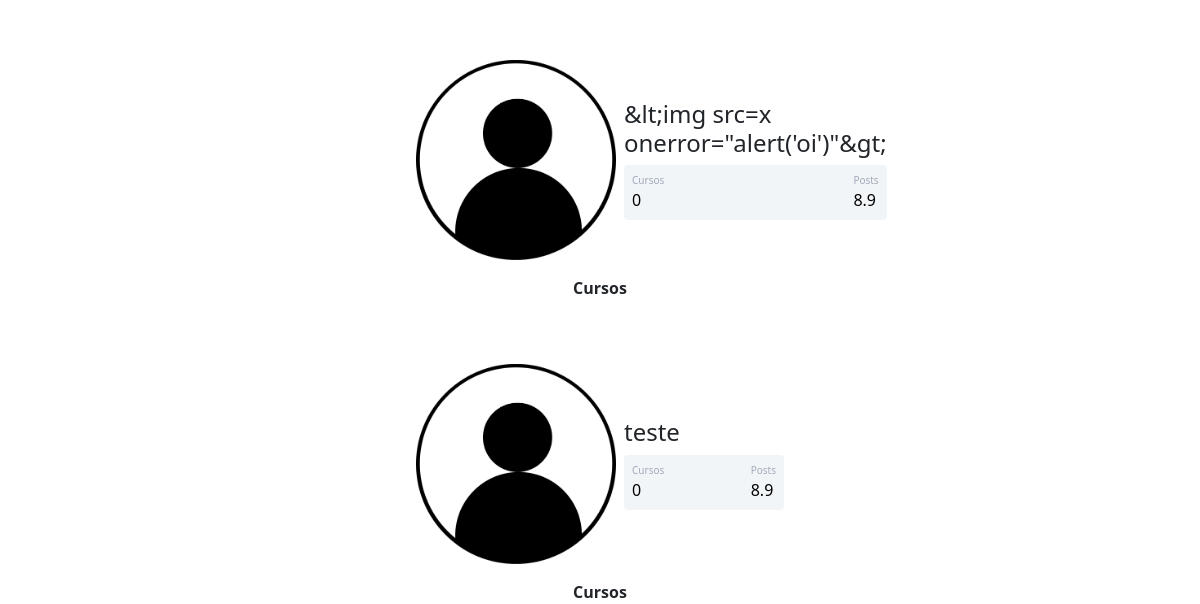
Before: /clientes (lower part) with the older database file.
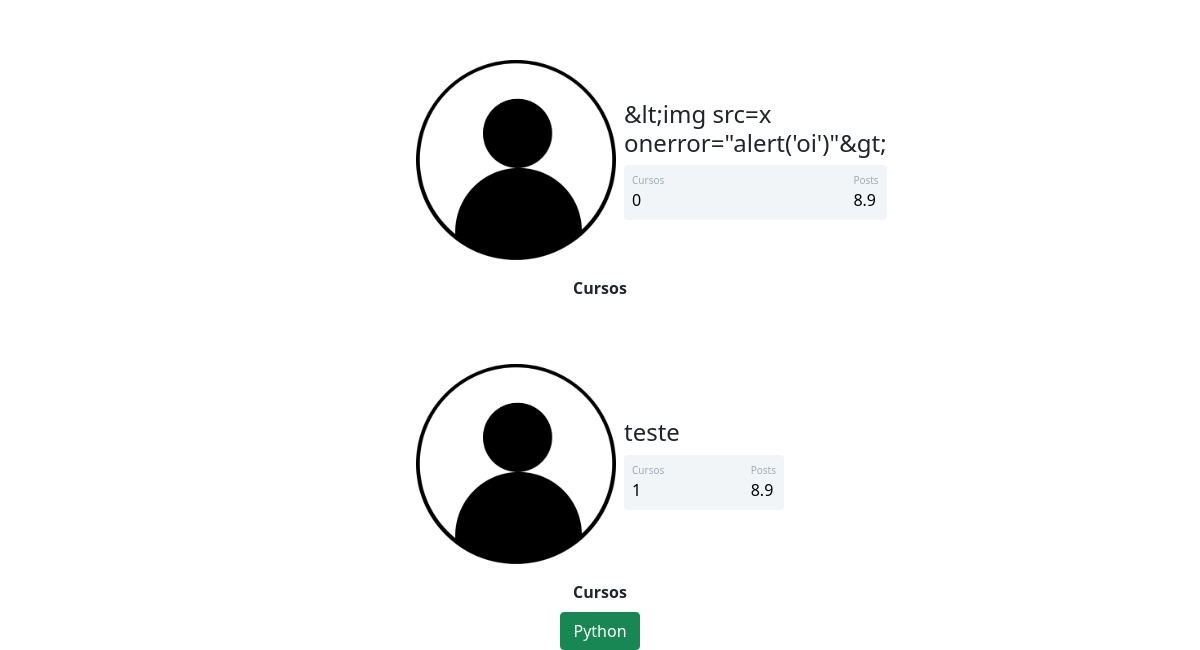
After: the same page with the newer database file.
### comunidadeimpressionadora/models.py (models this page shows)
class Usuario(database.Model, UserMixin):
    id = database.Column(database.Integer, primary_key = True)
    username = database.Column(database.String, nullable=False)
    email = database.Column(database.String, nullable=False, unique=True)
    password = database.Column(database.String, nullable=False)
    foto_perfil = database.Column(database.String, default='default.jpg')
    posts = database.relationship('Post', backref='autor',lazy=True)
    cursos = database.Column(database.String, nullable=False, default='Não informado')

### comunidadeimpressionadora/routes.py (the view)
@app.route("/clientes")
def clientes():
    lista_clientes = Usuario.query.all()
    for cliente in lista_clientes:
        cursos = contar_cursos(cliente)
    return render_template("clientes.html", lista_clientes=lista_clientes,cursos=cursos)

### comunidadeimpressionadora/routes.py (called while the page is built)
def contar_cursos(user):
    lista_cursos = user.cursos.split(';')
    cursos = 0
    if not user.cursos == '':
        cursos = len(lista_cursos)
    else:
        cursos = 0
    return cursos

### comunidadeimpressionadora/templates/clientes.html (shortened to what this page needs)
{% extends 'base.html' %}
{% block body %}
    <div class="container">
        {% for cliente in lista_clientes %}
        <div class="container mt-5 d-flex justify-content-center">
            <div class="card p-3">
                <div class="d-flex align-items-center">
                    <div class="image pe-2">
                        <img class="rounded " width="200" src="{{url_for('static', filename='fotos_perfil/{}'.format(cliente.foto_perfil))}}" >
                    </div>
                <div class="ml-3 w-100">
                <h4 class="mb-0 mt-0">{{ cliente.username}}</h4>
                <div class="p-2 mt-2 bg-primary d-flex justify-content-between rounded text-white stats">
                    <div class="d-flex flex-column">
                        <span class="articles">Cursos</span>
                        <span class="number1">
                            {% if cliente.cursos != 'Não informado' and cliente.cursos !=''%}
                                {{cursos}}
                            {%else%}
                                0
                            {% endif %}
                        </span>
                    </div>
                    <div class="d-flex flex-column">
                        <span class="rating">Posts</span>
                        <span class="number3">8.9</span>
                    </div>
                </div>
                </div>
                </div>
            </div>
        </div>
        <div class="row justify-content-center">
            <div class="col col-4 pd-4" style="text-align: center;">
                <strong>
                    Cursos
                </strong>
                <br>
                {% if not cliente.cursos == '' %}
                    {% for curso in cliente.cursos.split(';') %}
                        {% if cliente.cursos != 'Não informado'%}
                            <buttn type="button" class="btn btn-success mt-2" disabled>{{curso}}</buttn>
                        {% endif %}
                    {% endfor %}
                {% endif %}
            </div>
        </div>
        {% endfor %}
    </div>
{% endblock %}

Changed rows visible on the page:
now on one of the page's lists (row edited): Usuario: cursos "Python"
changed Usuario "teste": cursos (not shown) → "1"; no longer shows "0"
